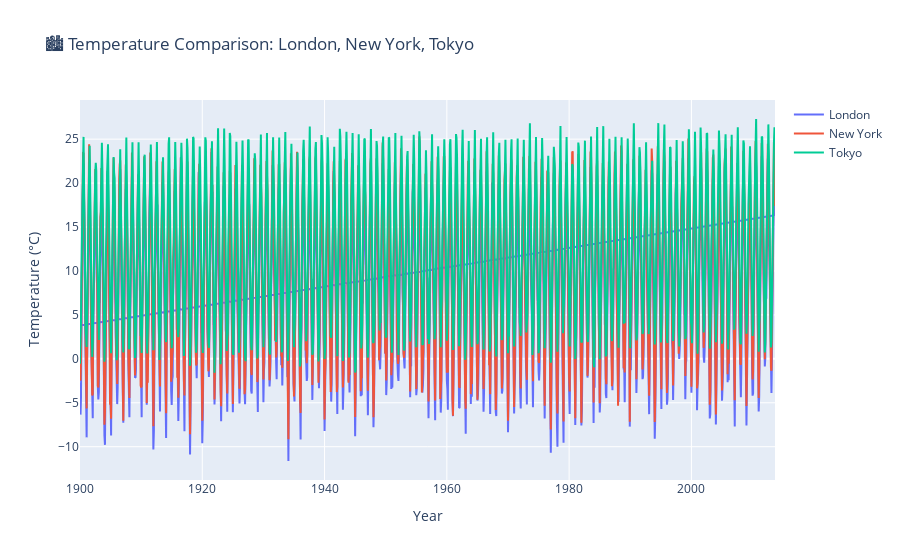

The code cell stored with this chart in its notebook:
### Code cell
cities = ['London', 'New York', 'Tokyo']
filtered = df_city_clean[df_city_clean['City'].isin(cities)]

fig = go.Figure()

for city in cities:
    city_data = filtered[filtered['City'] == city]
    fig.add_trace(go.Scatter(
        x=city_data['dt'],
        y=city_data['AverageTemperature'],
        mode='lines',
        name=city
    ))

fig.update_layout(
    title='🏙️ Temperature Comparison: London, New York, Tokyo',
    xaxis_title='Year',
    yaxis_title='Temperature (°C)',
    template='plotly'
)

fig.show()

### Figure 1 — Plotly figure (JSON) as saved in the notebook; plotly's stock layout.template omitted (floating-point values rounded to 4 significant figures; data arrays with more than 128 entries replaced by an {"elided": "..."} marker saying what was removed)
{"data": [{"mode": "lines", "name": "London", "type": "scatter", "x": {"elided": "2729 str values"}, "y": {"elided": "2729 float values"}}, {"mode": "lines", "name": "New York", "type": "scatter", "x": {"elided": "1365 str values"}, "y": {"elided": "1365 float values"}}, {"mode": "lines", "name": "Tokyo", "type": "scatter", "x": {"elided": "1364 str values"}, "y": {"elided": "1364 float values"}}], "layout": {"title": {"text": "🏙️ Temperature Comparison: London, New York, Tokyo"}, "xaxis": {"title": {"text": "Year"}}, "yaxis": {"title": {"text": "Temperature (°C)"}}}}
